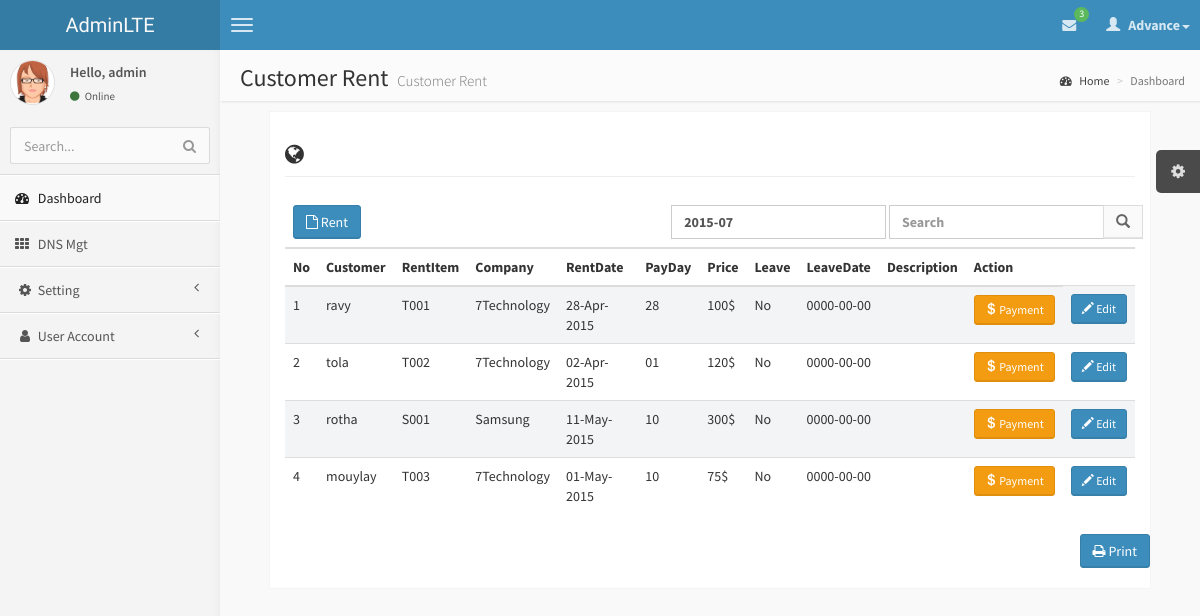
Screenshot of /Customer_Rent.php (signed in) with the database file from the repository.
### tables this page shows
CREATE TABLE `tblcustomer_rent` (
  `Customer_RentID` text,
  `CustomerID` text,
  `RentItemID` text,
  `CompanyID` text,
  `RentDate` date DEFAULT NULL,
  `PayDate` date DEFAULT NULL,
  `Price` float DEFAULT NULL,
  `isLeave` bit(1) DEFAULT NULL,
  `LeaveDate` date DEFAULT NULL,
  `Description` text
);

CREATE TABLE `tbcustomer` (
  `CustomerID` text,
  `CompanyID` text,
  `memberTitle` text,
  `firstName` text,
  `lastName` text,
  `fullName` text,
  `nickName` text,
  `idType` text,
  `icpassportNo` text,
  `Nationality` text,
  `Gender` text,
  `Birthdate` datetime DEFAULT NULL,
  `MaritalStatus` text,
  `Address` text,
  `ZipCode` text,
  `PostalCode` text,
  `POBox` text,
  `City` text,
  `Country` text,
  `Tel1` text,
  `Fax` text,
  `Mobile` text,
  `eMail` text,
  `autono` int(11) DEFAULT NULL
);

CREATE TABLE `tblrentitem` (
  `RentItemID` text,
  `CompanyID` text,
  `ItemName` text,
  `CategoryID` text,
  `Price` float DEFAULT NULL,
  `isStatus` bit(1) DEFAULT NULL,
  `Desciption` text
);

CREATE TABLE `tblcompany` (
  `CompanyID` text,
  `CompanyName` text,
  `Description` text
);

### connectionclass/function.php (called while the page is built, shortened)
<?php
function get($var)
{
	if (isset($_GET[$var])) {
		return (trim($_GET[$var]));
	}
	else
	{
		return '';
	}
}
?>

### connectionclass/connect.php (called while the page is built, shortened)
<?php
class MyConnection
{
    	private $host = '174.136.57.160';
		private $username = 'www7tech_Pro';
		private $mylink;
		private $password = 'piseth123';
    function connect()
	{
		$this->mylink = mysql_connect($this->host,$this->username,$this->password) or die("Fail to Select Host");
		return $this->mylink;
	}
    function query($sql)
	{
		if (!empty($sql))
		{
			$this->result = mysql_query($sql,$this->mylink);
			return $this->result;
		}else
		{
			return false;
		}
    }
	function dbCountRows(&$result)
	{
		$numRows = @mysql_num_rows($result);
		if ( $numRows )
		{
			return $numRows;
		}
		else
		{
			return 0;
		}
	}
	function fetch($result=""){
                return mysql_fetch_object($result);
        }
 }
?>

### Customer_Rent.php (the view, shortened to what this page needs)
<?php include 'header.php';
$searchTemp=get('srch-normal');
$getdatenotyetpay=get('datanotyetpay');
?>
	<head>
		<link rel="stylesheet" type="text/css" href="./css/jquery.datetimepicker.css"/>
	</head>
    <body class="skin-blue">
         <?php include 'nav.php';?>
            <?php include 'menu.php';?>
            <aside class="right-side">
                <section class="content-header">
                    <h1>
                        Customer Rent
                        <small>Customer Rent</small>
                    </h1>
                    <ol class="breadcrumb">
                        <li><a href="#"><i class="fa fa-dashboard"></i> Home</a></li>
                        <li class="active">Dashboard</li>
                    </ol>
                </section>
                  <section class="content invoice">
                    <div class="row">
                        <div class="col-xs-12">
                            <h2 class="page-header">
                                <i class="fa fa-globe"></i>
                            </h2>
                        </div>
                    </div>
                    <div class="row">
                        <div class="col-xs-12 table-responsive">
                            <table class="table table-striped">
                                <thead>
                                    <tr>
											<th colspan="4">
											 <a href="Customer_Rent-new.php">
													<button class="btn btn-primary" data-toggle="modal" data-target="#NewFloor"><i class="fa fa-file-o"></i> Rent</button>
													</a>
											</th>
                                            <th colspan="10">
                                                <div class="row">
                                                     <form class="form-inline">
                                                     <div class="col-md-13 pull-right">
                                                     <div class="form-group">
                                                     <input type="text" id="btnDate" name="datanotyetpay" class="form-control col-md-1" <?php
													 if($getdatenotyetpay!=""){
													 echo 'value="'.$getdatenotyetpay.'"';
													 }
													 else{
													 $datenow=date("Y-m"); echo 'value="'.$datenow.'"';
													 $getdatenotyetpay=date("Y-m");
													 }?>/>
													 </div>
                                                      <div class="input-group">
                                                    <div class="input-group-btn">
													 <input type="text" class="form-control" placeholder="Search" name="srch-normal" id="search.php?dnsname=name&srch-term" <?php echo 'value="'.$searchTemp.'"'?>>
                                                        <button class="btn btn-default" type="submit"><i class="glyphicon glyphicon-search"></i></button>
                                                    </div>
                                                    </div>
                                                    </form>
                                                </div>
                                            </th>
                                    </tr>
                                </thead>
								<thead>
                                    <tr>
                                        <th>No</th>
										<th>Customer</th>
                                        <th>RentItem</th>
										<th>Company</th>
										<th>RentDate</th>
										<th>PayDay</th>
										<th>Price</th>
										<th>Leave</th>
										<th>LeaveDate</th>
                                        <th>Description</th>
										<th>Action</th>
                                    </tr>
                                </thead>
                                <tbody>
                                    <?php
									if($getdatenotyetpay!=""){
									$getdatenotyetpays=$getdatenotyetpay."-01";
									$_slide1 = $db->query("CALL sp_Customer_Rent_Select_Company('".$searchTemp."','".$getdatenotyetpays."')");
									}
									else{
									$datenows=$datenow."-01";
									$_slide1 = $db->query("CALL sp_Customer_Rent_Select_Company('".$searchTemp."','".$datenows."')");
									}
									$numrow=$db->dbCountRows($_slide1);
										$i = 1;
									if($numrow>0)
									{
										while($row=$db->fetch($_slide1)){
												$id=$row->Customer_RentID;
												$RentItemID=$row->RentItemID;
												$ItemName = $row->ItemName;
												$CustomerID=$row->CustomerID;
												$CusName=$row->FullName;
												$CompanyID=$row->CompanyID;
												$CompanyName = $row->CompanyName;
												$CategoryID=$row->CategoryID;
												$CategoryName = $row->CategoryName;
												$RentDate = $row->RentDate;
												$NewRentDate= date('d-M-Y',strtotime($RentDate));
												$OldPayDate = $row->PayDate;
												$PayDate= date('d',strtotime($OldPayDate));
												$Price=$row->Price;
												$isLeave = $row->isLeave;
												if($isLeave==1){
												$Leaves="No";
												}
												else{
												$Leaves="Yes";
												}
												$LeaveDate = $row->LeaveDate;
												$Decription = $row->Desciption;
											echo'<tr class="gradeA">
														<td>'.$i++.'</td>
														<td>'.$CusName.'</td>
														<td>'.$ItemName.'</td>
														<td>'.$CompanyName.'</td>
														<td>'.$NewRentDate.'</td>
														<td>'.$PayDate.'</td>
														<td>'.$Price.'$</td>
														<td>'.$Leaves.'</td>
														<td>'.$LeaveDate.'</td>
														<td>'.$Decription.'</td>
														<td>
														<a class="iframe" href="Customer-Rent-Payement.php?id='.$id.'&RentItemID='.$RentItemID.'&ItemName='.$ItemName.'&Price='.$Price.'&Decription='.$Decription.'&PayDate='.$PayDate.'&getdatenotyetpay='.$getdatenotyetpay.'">
															<button class="btn btn-sm btn-warning">
																<i class="glyphicon glyphicon-usd"></i>
																Payment
															</button>
                                                        </a>
														</td>
														<td>
														<a class="iframe" href="Customer_Rent-Update.php?RentItemID='.$RentItemID.'
														&ItemName='.$ItemName.'&CustomerID='.$CustomerID.'&CusName='.$CusName.'
														&CompanyID='.$CompanyID.'&CompanyName='.$CompanyName.'&CategoryID='.$CategoryID.'
														&CategoryName='.$CategoryName.'&Leaves='.$Leaves.'
														&Price='.$Price.'&LeaveDate='.$LeaveDate.'&Decription='.$Decription.'">
															<button class="btn btn-sm btn-primary">
																<i class="glyphicon glyphicon-pencil"></i>
																Edit
															</button>
                                                        </a>
														</td>
												</tr>';
										}
									}
									else
										echo'<tr><td  colspan="7"><font color =Red>No Record Found.</font></td></tr>';
                                ?>
                                </tbody>
                            </table>
                        </div>
                    </div>
                    <div class="row">
                    <div class="row no-print">
                        <div class="col-xs-12">
                            <button class="btn btn-primary pull-right" onClick="window.print();"><i class="fa fa-print"></i> Print</button>
                        </div>
                    </div>
                </section>
            </aside>
        </div>
		</body>
<?php include 'footer.php';?>

### rows the page displays
tblcustomer_rent: CustomerID.fullName "ravy", RentItemID.ItemName "T001", CompanyID.CompanyName "7Technology", RentDate "28-Apr-2015", PayDate "28", Price "100", isLeave "No", LeaveDate "0000-00-00"
tblcustomer_rent: CustomerID.fullName "tola", RentItemID.ItemName "T002", CompanyID.CompanyName "7Technology", RentDate "02-Apr-2015", PayDate "01", Price "120", isLeave "No", LeaveDate "0000-00-00"
tblcustomer_rent: CustomerID.fullName "rotha", RentItemID.ItemName "S001", CompanyID.CompanyName "Samsung", RentDate "11-May-2015", PayDate "10", Price "300", isLeave "No", LeaveDate "0000-00-00"
tblcustomer_rent: CustomerID.fullName "mouylay", RentItemID.ItemName "T003", CompanyID.CompanyName "7Technology", RentDate "01-May-2015", PayDate "10", Price "75", isLeave "No", LeaveDate "0000-00-00"

### other values shown
$row->Total "3"
$U_Acc "admin"
